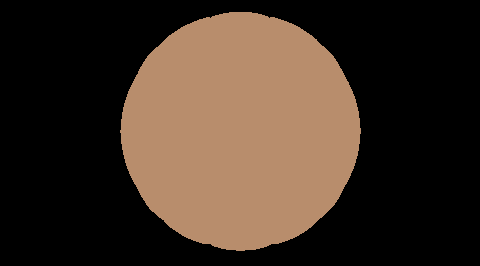
%> input picture Lab1_Photometric_Color/intrinsic_images/ball_reflectance.png, 480 x 266 px
$ octave iid_image_formation.m   (GNU Octave 9; MATLAB toolbox functions it lacks are replaced by stand-ins)
%> lines starting %> are read from the running program, lines starting %| are printed output that depends on the picture; in (x1, y1, x2, y2) boxes, pixels count from 0 and x2, y2 are one past the last pixel; in counts of white or black regions, pixels touching at a corner belong together; the program's own positions count from 1
% reconstructing ball.png

ball_reflectance = imread('intrinsic_images/ball_reflectance.png');
%> ball_reflectance is the input picture: size 266x480x3 uint8; mean R, G, B 64.1, 49.1, 37.6
ball_shading = imread('intrinsic_images/ball_shading.png');
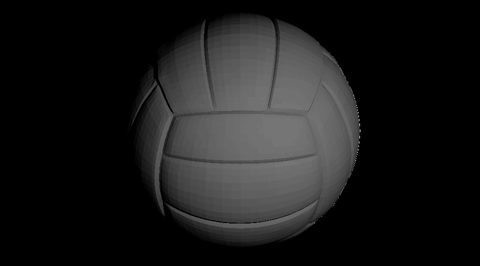
%> input picture Lab1_Photometric_Color/intrinsic_images/ball_shading.png, 480 x 266 px
%> ball_shading is the input picture: size 266x480 uint8; min 0, max 149, mean 25.6
ball = imread('intrinsic_images/ball.png');
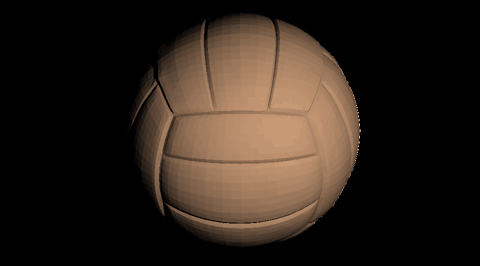
%> input picture Lab1_Photometric_Color/intrinsic_images/ball.png, 480 x 266 px
%> ball is the input picture: size 266x480x3 uint16; mean R, G, B 4715.9, 3613.8, 2768


ball_approx =  double(ball_reflectance) .* (double(ball_shading));

ball_approx = uint16(ball_approx);

figure

subplot(2,2,1)

im1 = imshow(ball);
title('original')


subplot(2,2,2)


im2 = imshow(ball_approx);
title('reconstructed')
subplot(2,2,3)


im3 = imshow(ball_shading);
title('shading')
subplot(2,2,4)


im4 = imshow(ball_reflectance);
title('reflectance')

% green ball
ball_reflectance_green = ball_reflectance;
green_channel = ball_reflectance_green(:,:,2);
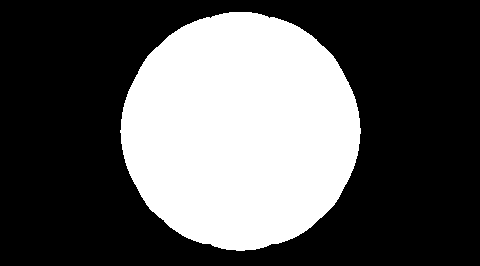
%> green_channel: size 266x480 uint8; values 0 (black) and 141 (white), 34.8% white; 1 white region, box (x1, y1, x2, y2) and area: (120, 12, 361, 251) 44488

ball_reflectance_green(:,:,1) = zeros(266,480);
not_zero = green_channel ~= 0;
green_channel(not_zero) = 255;
ball_reflectance_green(:,:,2) = green_channel;
ball_reflectance_green(:,:,3) = zeros(266,480);
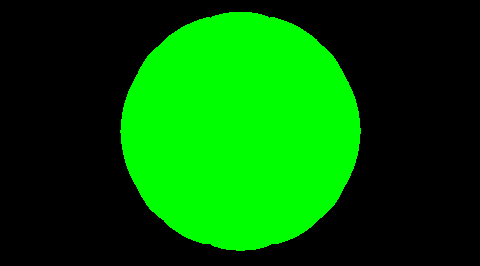
%> ball_reflectance_green: size 266x480x3 uint8; mean R, G, B 0, 88.9, 0
ball_approx_green =  double(ball_reflectance_green) .* (double(ball_shading));
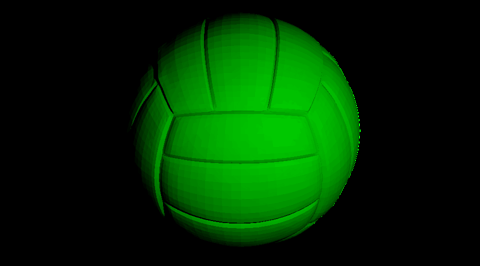
%> ball_approx_green: size 266x480x3 double; mean R, G, B 0, 6535.6, 0; drawn with min black and max white

ball_approx_green = uint16(ball_approx_green);
%> ball_approx_green: size 266x480x3 uint16
figure
subplot(1,3,1)

im1 = imshow(ball);
title('original')
subplot(1,3,2)
im5 = imshow(ball_approx_green);
title('Green')


% magenta ball
ball_reflectance_magenta = ball_reflectance;

red_channel = ball_reflectance_magenta(:,:,1);
green_channel = ball_reflectance_magenta(:,:,2);
blue_channel = ball_reflectance_magenta(:,:,3);

ball_reflectance_magenta(:,:,2) = zeros(266,480);
not_zero = red_channel ~= 0;
red_channel(not_zero) = 255;
ball_reflectance_magenta(:,:,1) = red_channel;
not_zero = blue_channel ~= 0;
blue_channel(not_zero) = 255;
ball_reflectance_magenta(:,:,3) = blue_channel;
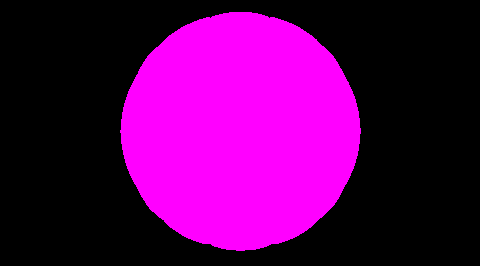
%> ball_reflectance_magenta: size 266x480x3 uint8; mean R, G, B 88.9, 0, 88.9

ball_approx_magenta =  double(ball_reflectance_magenta) .* (double(ball_shading));
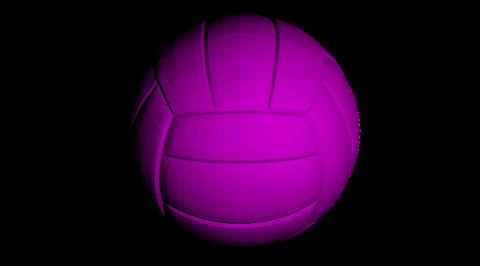
%> ball_approx_magenta: size 266x480x3 double; mean R, G, B 6535.6, 0, 6535.6; drawn with min black and max white

ball_approx_magenta = uint16(ball_approx_magenta);
%> ball_approx_magenta: size 266x480x3 uint16

subplot(1,3,3)
im6 = imshow(ball_approx_magenta);
title('Magenta')
